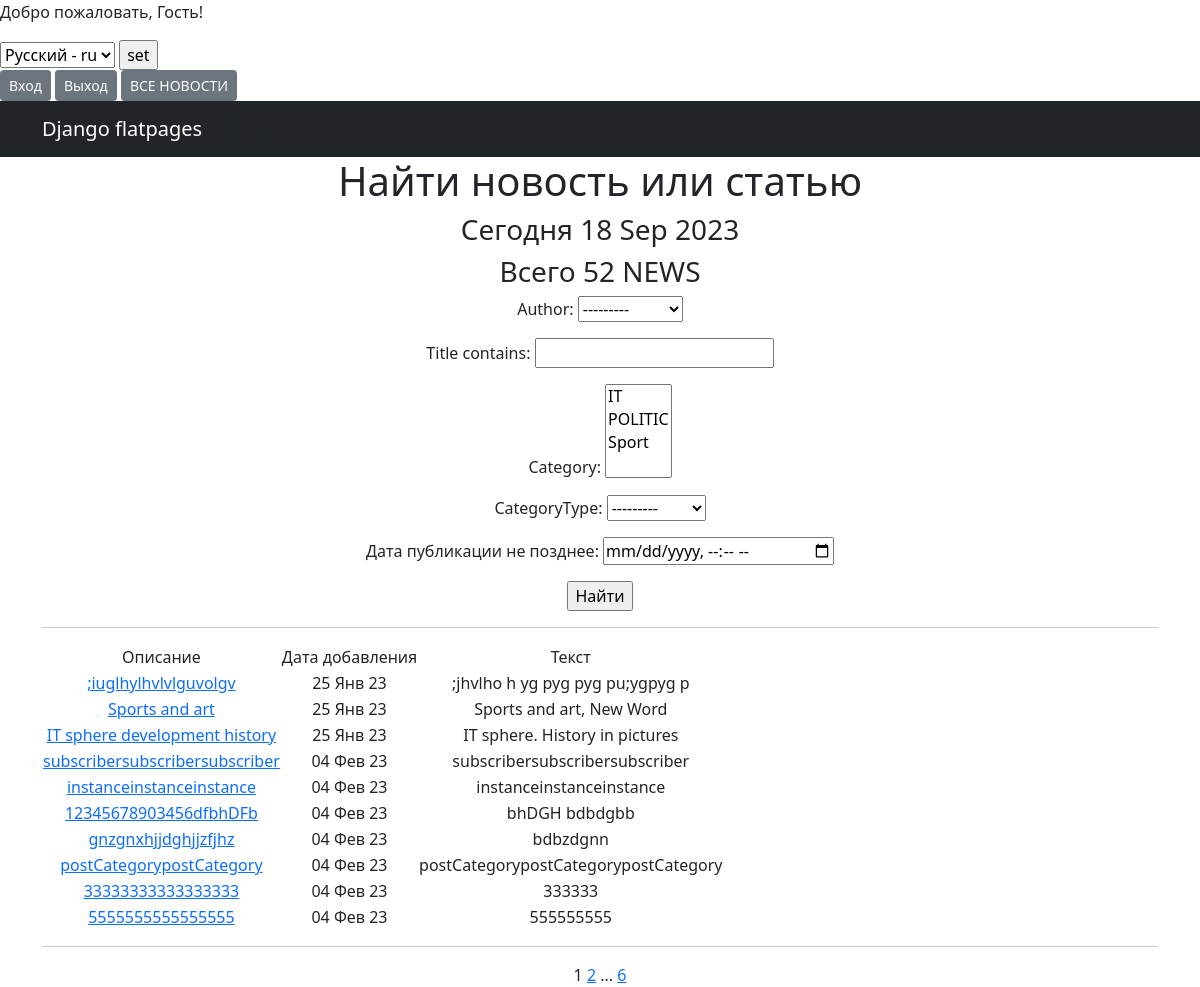
The app's page /news/search/ with its own data.
### news/models.py (models this page shows, shortened)
class Post(models.Model):
    author = models.ForeignKey(Author, on_delete=models.CASCADE, help_text="Автор")
    NEWS = "NW"
    ARTICLE = "AT"
    CATEGORY_CHOICES = (
        (NEWS, 'НОВОСТЬ'),
        (ARTICLE, 'СТАТЬЯ'),
    )
    categoryType = models.CharField(max_length=2, choices=CATEGORY_CHOICES, default=ARTICLE
                                    )
    dataCreation = models.DateTimeField(auto_now_add=True, )
    category = models.ManyToManyField(Category, through='PostCategory')
    title = models.CharField(max_length=128)
    text = models.TextField(verbose_name=' ТЕКСТ')
    rating = models.SmallIntegerField(default=0)

### news/views.py (the view)
# urls.py: path('search/', NewsSearch.as_view(), name='search'),
class NewsSearch(ListView):
    model = Post
    ordering = 'dataCreation'
    template_name = 'search.html'
    context_object_name = 'search'
    paginate_by = 10
    def get_queryset(self):
        queryset = super().get_queryset()
        self.filterset = PostFilter(self.request.GET, queryset)
        return self.filterset.qs
    def get_context_data(self, **kwargs):
        context = super().get_context_data(**kwargs)
        context['filterset'] = self.filterset
        context['all_news'] = Post.objects.all()
        return context

### news/models.py (called while the page is built)
    def __str__(self):
        return f'{self.authorUser}'

    def __str__(self):
        return f'{self.name}'

### news/templatetags/custom_filters.py (called while the page is built)
@register.filter()
def censor(value):
    ban_words = ['fuck', 'хер']
    if not isinstance(value, str):
        raise TypeError(f"unresolved type'{type(value)}' expected type 'str")
    for word in value.split():
        if word.lower() in ban_words:
            value = value.replace(word, f'{word[0]}{"*"*(len(word)-1)}')
    return value

### news/templatetags/custom_tags.py (called while the page is built)
@register.simple_tag()
def current_time(format_string='%b %d %Y'):
    return datetime.utcnow().strftime(format_string)

### news/templates/search.html (shortened to what this page needs)
{% extends 'flatpages/default.html' %}
{% load custom_filters %}
{% load custom_tags %}
{% block content %}
<h1>Найти новость или статью</h1>
<h3>Сегодня {% current_time '%d %b %Y' %}</h3>
<h3> Всего {{ all_news|length }} NEWS</h3>
<form action="" method="get">
    {{ filterset.form.as_p }}
    <input type="submit" value="Найти"/>
</form>
<hr>
{% if search %}
<table>
    <tr>
        <td>Описание</td>
        <td>Дата добавления</td>
        <td>Текст</td>
    <tr>
        {% for new in search %}
    <tr>
        <td><a href="{% url 'new' new.id %}">{{ new.title|censor }}</a></td>
        <td>{{ new.dataCreation|date:'d M y ' }}</td>
        <td>{{ new.text|truncatewords:20|censor}}</td>
        {% endfor %}
</table>
<hr>
{% else %}
<h2>Новостей нет!</h2>
{% endif %}
{{ page_obj.number }}
{% if page_obj.has_next %}
<a href="?page={{ page_obj.next_page_number }}">{{ page_obj.next_page_number }}</a>
{% if paginator.num_pages != page_obj.next_page_number %}
...
<a href="?page={{ page_obj.paginator.num_pages }}">{{ page_obj.paginator.num_pages }}</a>
{% endif %}
{% endif %}
{% endblock content %}

### records on screen
Post: title|censor ";iuglhylhvlvlguvolgv", dataCreation "25 Янв 23", text|censor ";jhvlho h yg pyg pyg pu;ygpyg p"
Post: title|censor "Sports and art", dataCreation "25 Янв 23", text|censor "Sports and art, New Word"
Post: title|censor "IT sphere development history", dataCreation "25 Янв 23", text|censor "IT sphere. History in pictures"
Post: title|censor "subscribersubscribersubscriber", dataCreation "04 Фев 23", text|censor "subscribersubscribersubscriber"
Post: title|censor "instanceinstanceinstance", dataCreation "04 Фев 23", text|censor "instanceinstanceinstance"
Post: title|censor "12345678903456dfbhDFb", dataCreation "04 Фев 23", text|censor "bhDGH bdbdgbb"
Post: title|censor "gnzgnxhjjdghjjzfjhz", dataCreation "04 Фев 23", text|censor "bdbzdgnn"
Post: title|censor "postCategorypostCategory", dataCreation "04 Фев 23", text|censor "postCategorypostCategorypostCategory"
Post: title|censor "33333333333333333", dataCreation "04 Фев 23", text|censor "333333"
Post: title|censor "5555555555555555", dataCreation "04 Фев 23", text|censor "555555555"

### other values on screen
{{ all_news|length }} "52"
{{ page_obj.number }} "1"
{{ page_obj.next_page_number }} "2"
{{ page_obj.paginator.num_pages }} "6"
form field language "Русский - ru"
